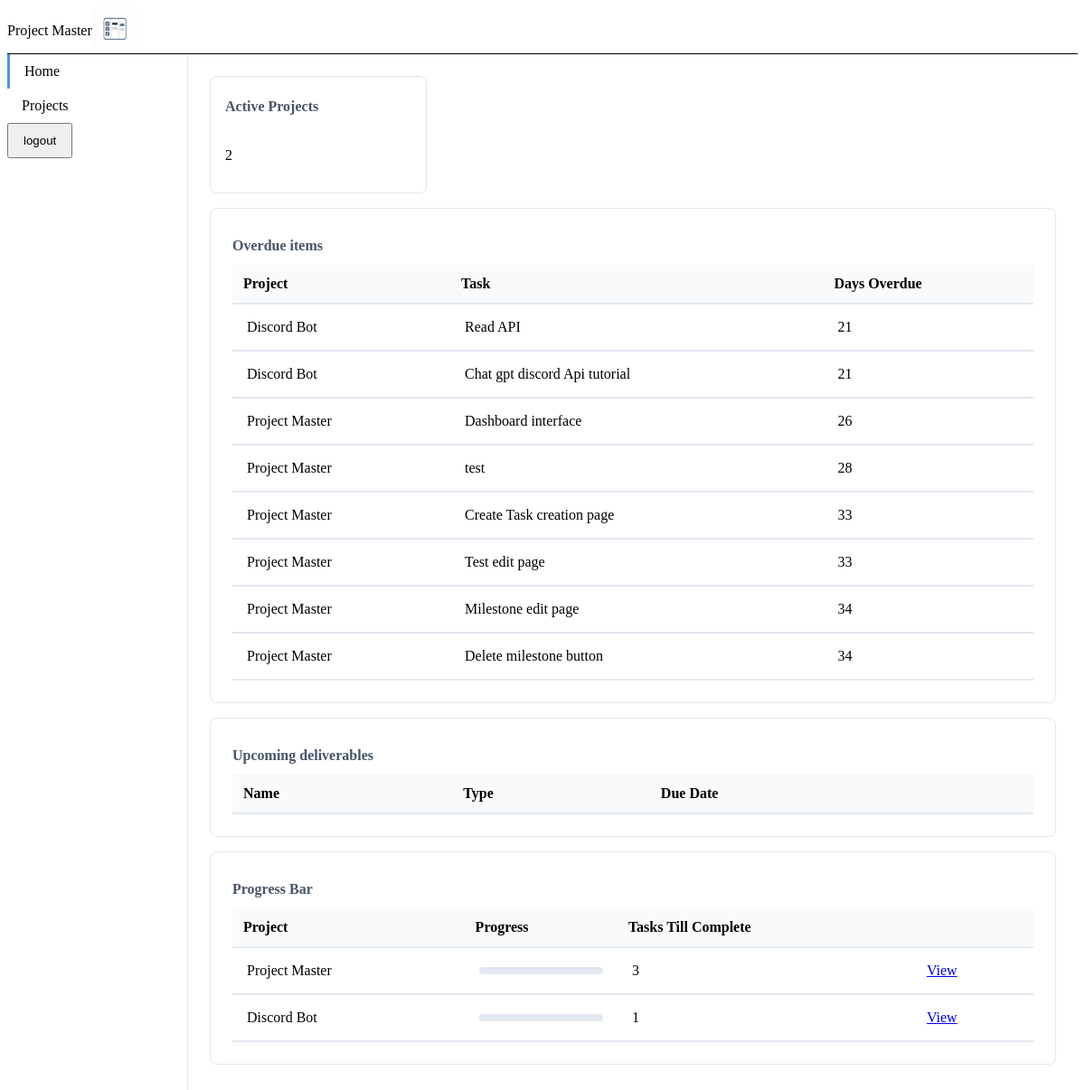
The page /dashboard (signed in) on the database as committed earlier.
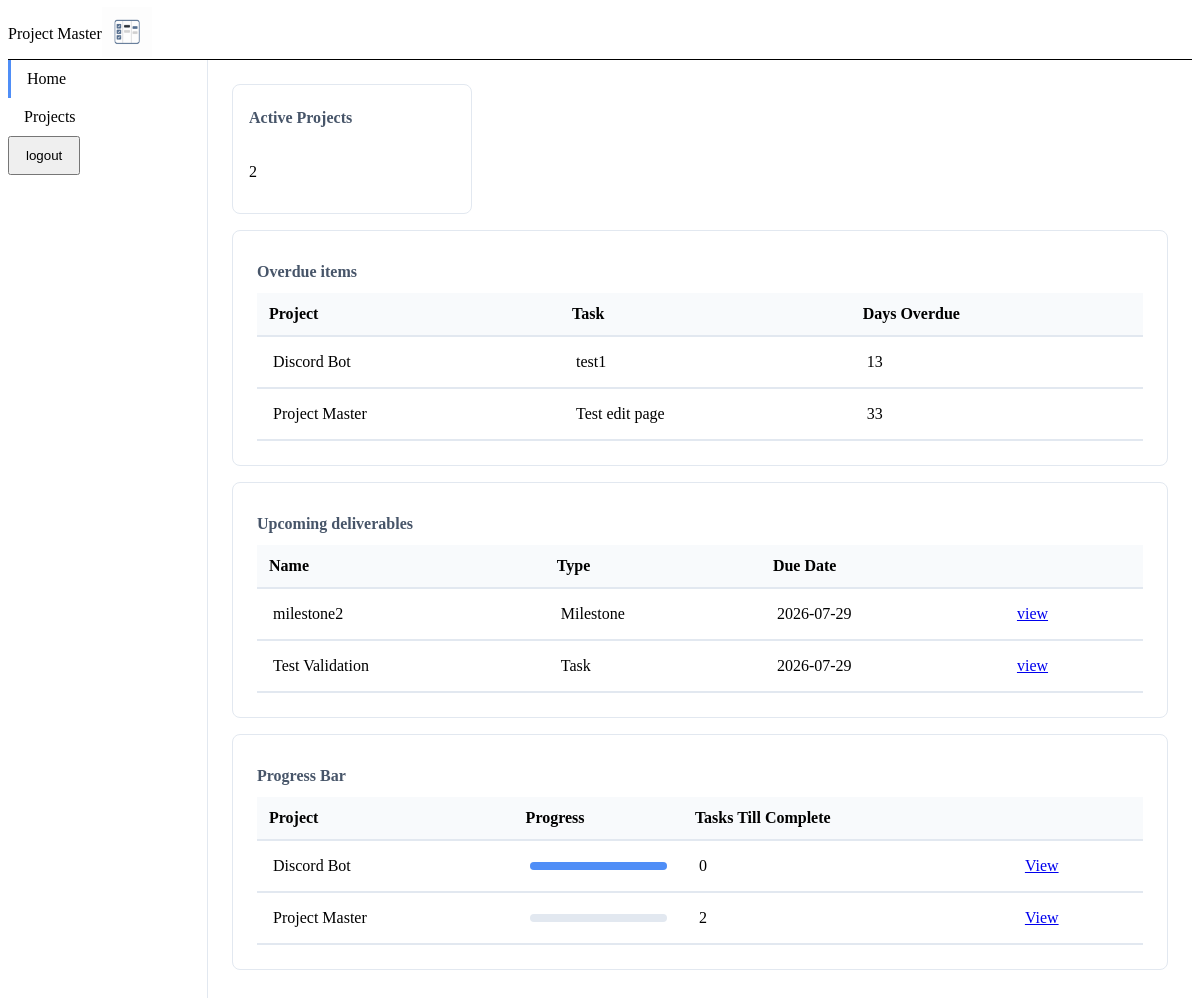
The same page on the database as committed later.
### models.py (models this page shows)
class Milestone(db.Model):
    milestoneId: Mapped[int] = mapped_column(primary_key=True)
    projectId: Mapped[int] = mapped_column(ForeignKey('project.projectId'), nullable=False)
    milestoneName:Mapped[str] = mapped_column(nullable=False)
    description:Mapped[str] = mapped_column(nullable=True)
    startDate: Mapped[date] = mapped_column(Date, nullable=False)
    endDate: Mapped[date] = mapped_column(Date, nullable=False)
    status: Mapped[str] = mapped_column(nullable=False)
    createdAt:Mapped[datetime] = mapped_column(default=lambda: datetime.now(timezone.utc) ,nullable=False)

class Project(db.Model):
    projectId: Mapped[int] = mapped_column(primary_key=True)
    userId: Mapped[int] = mapped_column(ForeignKey('user.userId'), nullable=False)
    projectName:Mapped[str] = mapped_column(nullable=False)
    description:Mapped[str] = mapped_column(nullable=True)
    startDate: Mapped[Optional[date]] = mapped_column(Date,nullable=True)
    status: Mapped[str] = mapped_column(nullable=False)
    createdAt:Mapped[datetime] = mapped_column(default=lambda: datetime.now(timezone.utc) ,nullable=False)

class Task(db.Model):
    taskId: Mapped[int] = mapped_column(primary_key=True)
    projectId: Mapped[int] = mapped_column(ForeignKey('project.projectId'), nullable=False)
    milestoneId: Mapped[Optional[int]] = mapped_column(ForeignKey('milestone.milestoneId'), nullable=True)
    taskName:Mapped[str] = mapped_column(nullable=False)
    description:Mapped[str] = mapped_column(nullable=True)
    dueDate: Mapped[Optional[date]] = mapped_column(Date, nullable=True)
    status: Mapped[str] = mapped_column(nullable=False)
    createdAt:Mapped[datetime] = mapped_column(default=lambda: datetime.now(timezone.utc),nullable=False)

### app.py (the view)
@app.route('/dashboard', methods=['GET','POST'])
@login_required
def dashboard():
    num_of_active_project = db.session.scalar(select(func.count(Project.projectId)).where(
        Project.userId == current_user.userId,
        Project.status == 'active'
    ))
    today = date.today()
    seven_days_later = today + timedelta(7)
    stmt = (
        select(Milestone)
        .join(Project,Project.projectId == Milestone.projectId)
        .where(
            Milestone.status != 'completed',
            Project.userId == current_user.userId,
            Project.status != 'completed',
            today <= Milestone.endDate,
            Milestone.endDate <= seven_days_later
        )
    )
    upcoming_milestones = db.session.execute(stmt).scalars().all()
    stmt = (
        select(Task)
        .join(Project, Project.projectId == Task.projectId)
        .where(
            Project.userId == current_user.userId,
            Task.status != 'completed',
            Task.milestoneId.is_(None),
            today <= Task.dueDate,
            Task.dueDate <= seven_days_later
        )
    )
    upcoming_standalone_tasks = db.session.execute(stmt).scalars().all()
    stmt = (
        select(Task, func.coalesce(Task.dueDate,Milestone.endDate).label('due_date'))
        .join(Milestone, Task.milestoneId == Milestone.milestoneId)
        .join(Project, Project.projectId == Task.projectId)
        .where(
            Task.milestoneId.is_not(None),
            Task.status != 'completed',
            Project.userId == current_user.userId,
            Project.status != 'completed',
            today <= Milestone.endDate,
            Milestone.status != 'completed',
            Milestone.endDate <= seven_days_later
        )
    )
    upcoming_milestone_tasks = db.session.execute(stmt).all()
    normalized = []
    for m in upcoming_milestones:
        normalized.append({'type':'Milestone', 'name':m.milestoneName, 'due': m.endDate, 'project_link': url_for('project_detail', projectId=m.projectId)})
    for mt, due_date in upcoming_milestone_tasks:
        normalized.append({'type' : 'Task', 'name': mt.taskName, 'due' : due_date, 'project_link' : url_for('project_detail', projectId=mt.projectId)})
    for t in upcoming_standalone_tasks:
        normalized.append({'type' : 'Task', 'name' : t.taskName, 'due' : t.dueDate, 'project_link' : url_for('project_detail',projectId=t.projectId)})
    sorted_deliverables = sorted(normalized, key=lambda x:(x['due'], 0 if x['type'] == 'Milestone' else 1))
    stmt = (
        select(
            Project.projectId, Project.projectName,
            func.count(Task.taskId).label('total_tasks'), func.count(Task.taskId).filter(Task.status == 'completed').label('completed_tasks')
        )
        .join(Task, Task.projectId == Project.projectId)
        .where(Project.userId == current_user.userId, Project.status != 'completed')
        .group_by(Project.projectId)
    )
    tasks = db.session.execute(stmt).all()
    normalized = []
    for t in tasks :
        percent = ( t.completed_tasks/t.total_tasks ) * 100 if t.total_tasks > 0 else 0
        normalized.append({
            'name' : t.projectName, 'id' : t.projectId,
            'ttc' :  t.total_tasks - t.completed_tasks,
            'link' : url_for('project_detail', projectId=t.projectId),
            'percent' : round(percent,1)
        })
    percent_and_ttc = sorted(normalized, key=lambda x : (x['percent'],x['ttc']), reverse=True)
    stmt = (
        select(Milestone, Project.projectName.label('projectName'))
        .join(Project,Project.projectId == Milestone.projectId)
        .where(
            Milestone.status != 'completed',
            today > Milestone.endDate,
            Project.userId == current_user.userId
        )
    )
    overdue_milestones = db.session.execute(stmt).all()
    stmt = (
        select(Task, func.coalesce(Task.dueDate,Milestone.endDate).label('effective_due_date'), Project.projectName.label('projectName'))
        .join(Project, Project.projectId == Task.projectId)
        .join(Milestone, Milestone.milestoneId == Task.milestoneId)
        .where(Task.milestoneId.is_not(None),
               Project.userId == current_user.userId,
               Task.status != 'completed',
               func.coalesce(Task.dueDate,Milestone.endDate) < today
        )
    )
    overdue_milestone_tasks = db.session.execute(stmt).all()
    stmt = (
        select(Task, Project.projectName.label('projectName'))
        .join(Project, Task.projectId == Project.projectId)
        .where(
            Task.milestoneId.is_(None),
            Task.status != 'completed',
            Task.dueDate < today,
            Project.userId == current_user.userId
        )
    )
    stand_alone_tasks = db.session.execute(stmt).all()
    normalized = []
    for m, p in overdue_milestones:
        dod = (today - m.endDate).days
        normalized.append({'task': m.milestoneName, 'project' : p, 'dod' : dod })
    for mt, dd, p in overdue_milestone_tasks:
        dod = (today - dd).days
        normalized.append({'task' : mt.taskName, 'project' : p, 'dod' : dod})
    for t, p in stand_alone_tasks:
        dod = (today - t.dueDate).days
        normalized.append({'task' : t.taskName, 'project' : p, 'dod' : dod})
    overdue_items = sorted(normalized,key = lambda x:x['dod'])
    return render_template(
        'dashboard.html', upcoming_deliverables = sorted_deliverables,
        active_projects=num_of_active_project, percent_and_ttc=percent_and_ttc,
        overdue_items = overdue_items
        )

### app.py (called while the page is built)
@login_manager.user_loader
def load_user(user_id):
    return User.query.get(int(user_id))

### templates/dashboard.html
{% extends "base.html" %}
{% block styles %} <link rel="stylesheet" href="{{ url_for('static', filename='css/dashboard.css') }}"> {% endblock %}
{% block content %}
<div class="dashboard-container" aria-label="Holds your important milestone metric and tables">
  <section class="dashboard-metrics" aria-label="Your metric data section">
    <article class="metric-card">
      <h2 class="metric-title">Active Projects</h2>
      <p>{{ active_projects }}</p>
    </article>
  </section>
  <section class="dashboard-tables" aria-label="Your table data">
    <article class="table-card">
      <h2 class="metric-title">Overdue items</h2>
      <table class="data-table">
          <thead>
              <tr>
                  <th>Project</th>
                  <th>Task</th>
                  <th>Days Overdue</th>
              </tr>
          </thead>
          <tbody>
              {% for i in overdue_items %}
              <tr>
                  <td>{{ i['project'] }}</td>
                  <td>{{ i['task'] }}</td>
                  <td>{{ i['dod'] }}</td>
              </tr>
              {% endfor %}
          </tbody>
      </table>
    </article>
    <article class="table-card">
      <h2 class="metric-title">Upcoming deliverables</h2>
      <table class="data-table">
        <thead>
          <tr>
            <th>Name</th>
            <th>Type</th>
            <th>Due Date</th>
            <th scope="col"></th>
          </tr>
        </thead>
         <tbody>
          {% for item in upcoming_deliverables %}
          <tr>
            <td>{{ item['name'] }}</td>
            <td>{{ item['type'] }}</td>
            <td>{{ item['due'] }}</td>
            <td><a href="{{ item['project_link'] }}">view</a></td>
         </tr>
          {% endfor %}
         </tbody>
      </table>
    </article>
  <article class="table-card" aria-label="Your active project progress bar">
        <h2 class="metric-title">Progress Bar</h2>
        <table class="data-table">
          <thead>
            <tr>
              <th>Project</th>
              <th>Progress</th>
              <th>Tasks Till Complete</th>
              <th scope="col"></th>
            </tr>
          </thead>
          <tbody>
            {% for item in percent_and_ttc %}
            <tr>
              <td> {{ item['name'] }}</td>
              <td>
                <div class="progress-container">
                  <div class="progress-fill" style="width: {{ item['percent']}}%;"></div>
                </div>
              </td>
              <td>{{ item['ttc'] }}</td>
              <td><a href="{{ item['link']  }}">View</a></td>
            </tr>
            {% endfor %}
          </tbody>
        </table>
      </article>
  </section>
</div>
{% endblock  %}

Rows that differ between the two databases and show on the page:
removed Task: project "Discord Bot", task "Chat gpt discord Api tutorial", dod "21"
no longer on this page (row edited): Milestone: project "Project Master", task "Dashboard interface", dod "26", shown under "Overdue items"
removed Task: project "Project Master", task "test", dod "28"
no longer on this page (row edited): Milestone: project "Project Master", task "Create Task creation page", dod "33", shown under "Overdue items"
no longer on this page (row edited): Milestone: project "Project Master", task "Milestone edit page", dod "34", shown under "Overdue items"
removed Task: project "Project Master", task "Delete milestone button", dod "34"
changed Milestone "Discord Bot": task "Read API" → "test1"; dod "21" → "13"
added Milestone: name "milestone2", type "Milestone", due "2026-07-29", shown under "Upcoming deliverables"
added Task: name "Test Validation", type "Task", due "2026-07-29"
shown differently, row unchanged: Project "Discord Bot": ttc "1" → "0"; moves up the list
computed for Project "Project Master": ttc "3" → "2"
